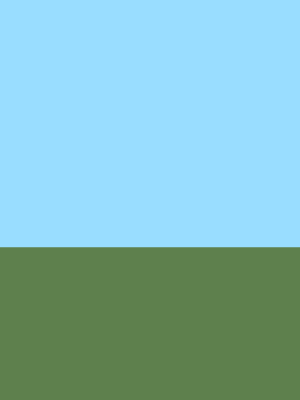
Frame 1 (no input)
Frame 60 (no input): identical to frame 1, image omitted
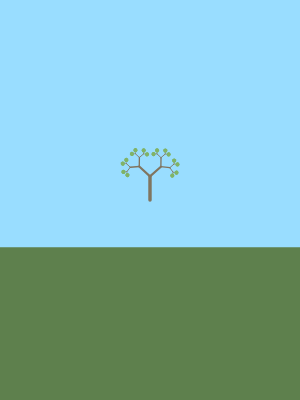
Frame 120 (the mouse pressed at the canvas centre since frame 60)

The p5.js sketch that drew these frames (run headless with seeded random() and noise() and a simulated clock; from frame 60 on, the mouse is pressed at the canvas centre):

// p5.js sketch
// ── sketch.js
const golden_ratio = 0.618033988749;
const golden_ratio_exp3 = golden_ratio * golden_ratio * golden_ratio;
const golden_ratio_exp4 = golden_ratio_exp3 * golden_ratio;
let trees = [];

function setup() {
  colorMode(HSB);
  createCanvas(300, 400);
}

function draw() {
  background(200, 40, 100);
  
  fill(100, 40, 50);
  noStroke();
  rect(0, height * golden_ratio, width, height - height * golden_ratio)
  
  
  let branch_size = height * golden_ratio_exp3;
  
  let stroke_weight = golden_ratio_exp4 * branch_size;
  
  strokeWeight(stroke_weight);
  
  //for(let i = 0; i < trees.length; i++)
    //let pos = trees[i];
    //circle(pos.x, pos.y, 20);
    for(const pos of trees){
      
    let distance = pos.y / height;
      distance = distance * distance;
    
    fill(100, 170 * distance, 70);
  
    stroke(40, 100 * distance, 50);
    
    push();
    translate(pos.x, pos.y);
    branch(branch_size * distance, pos.phase);
    pop();
  }
}

function branch(branch_size, phase){
  if (branch_size > 3){
    let stroke_weight = golden_ratio_exp4 * branch_size;
    strokeWeight(stroke_weight);
    
    line(0, 0, 0, -branch_size);
    
    translate(0, -branch_size);
    
    const angle = frameCount * 0.01 + phase;
    const wind = 0.1;

    push();
    rotate(QUARTER_PI + sin(angle) * wind);
    branch(branch_size * golden_ratio, phase);
    pop();
    push();
    rotate(-QUARTER_PI + cos(angle) * wind * 0.5);
    branch(branch_size * golden_ratio, phase);
    pop();
  }
  else{
    noStroke();
    circle(0, 0, 4);
  }
}

function mousePressed(){
  let pos = {x: mouseX, y: mouseY, phase: random(-PI, PI)};
  trees.push(pos);
}
